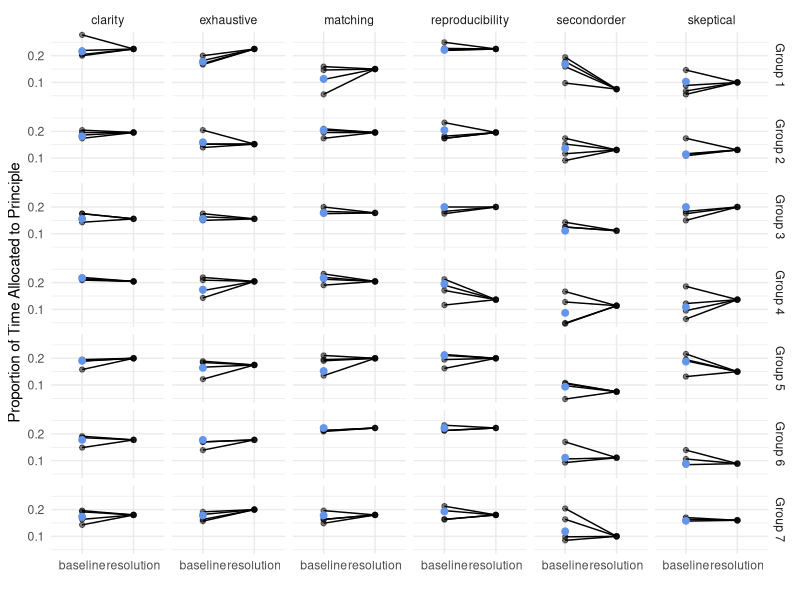

Reproduce this figure in R.
## ---- chunk 1
knitr::opts_chunk$set(
  collapse = TRUE,
  comment = "#>",
  message = FALSE,
  warning = FALSE
)
## ---- chunk 2
library(tidyverse)
dat <- read_csv("data.csv")
dat <- dat |>
  mutate(ind_total = rowSums(across(contains("individual"))),
         across(contains("individual"), ~.x / ind_total),
         grp_total = rowSums(across(contains("group"))),
         across(contains("group"), ~.x / grp_total),
         cons_total = rowSums(across(contains("consumer"))),
         across(contains("consumer"), ~.x / cons_total))


group_means <- dat |>
  mutate(grp = glue::glue("Group {grp}")) |>
  group_by(grp) |>
  summarise(across(matching_group:reproducibility_group,
                   ~ mean(.x, na.rm = TRUE))) |>
  pivot_longer(
    cols = matching_group:reproducibility_group,
    names_to = c(".value", "part"),
    names_pattern = "(.*)_(.*)"
  ) |>
  pivot_longer(
    cols = matching:reproducibility
  )
dat |>
  mutate(grp = glue::glue("Group {grp}")) |>
  pivot_longer(
    cols = matching_individual:reproducibility_consumer,
    names_to = c(".value", "part"),
    names_pattern = "(.*)_(.*)"
  ) |>
  pivot_longer(
    cols = matching:reproducibility
  ) |>
  filter(part != "group") |>
  mutate(part = case_when(part == "individual" ~ "baseline",
                          part == "consumer" ~ "resolution")) -> dat_long

## Figure 2 ----

dat_long |>
  ggplot(aes(x = part, y = value)) +
  geom_line(aes(group = ID)) +
  geom_point(alpha = 0.5) +
  geom_point(data = group_means, aes(x = "baseline", y = value), 
             color = "cornflower blue", size = 2) +
  facet_grid(vars(grp), vars(name)) +
  xlab("") +
  ylab("Proportion of Time Allocated to Principle") + 
  theme_minimal()

## Table 2 ----

dat |>
  mutate(grp = glue::glue("Group {grp}")) |>
  group_by(grp) |>
  summarise(across(matching_group:reproducibility_group,
                   ~ mean(.x, na.rm = TRUE)),
            across(matching_consumer:reproducibility_consumer,
                   ~ mean(.x, na.rm = TRUE)),
            diff_matching = matching_group - matching_consumer,
            diff_exhaustive = exhaustive_group - exhaustive_consumer,
            diff_skeptical = skeptical_group - skeptical_consumer,
            diff_secondorder = secondorder_group - secondorder_consumer,
            diff_clarity = clarity_group - clarity_consumer,
            diff_reproducibility = reproducibility_group - reproducibility_consumer
            ) |>
  select(grp, starts_with("diff")) |>
  knitr::kable(digits = 3)
